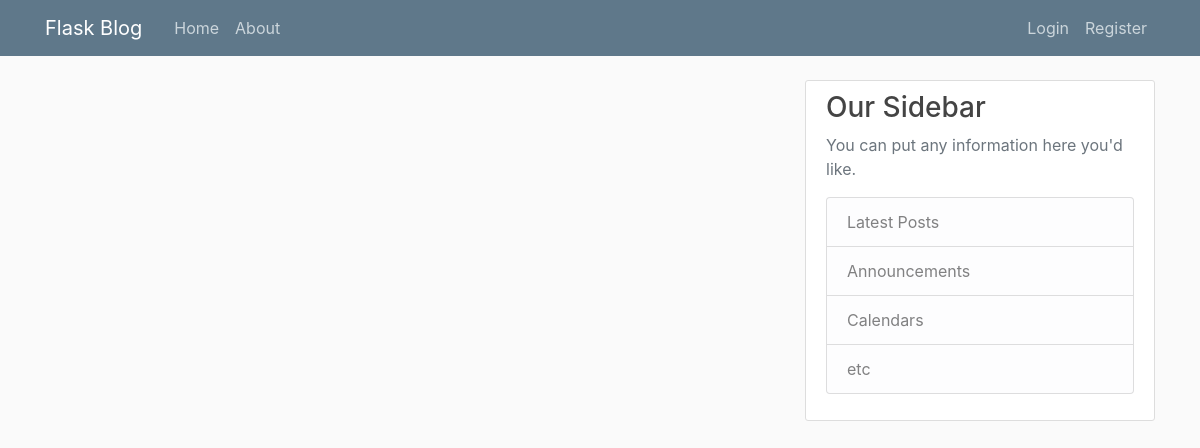
The page /index on the database as committed earlier.
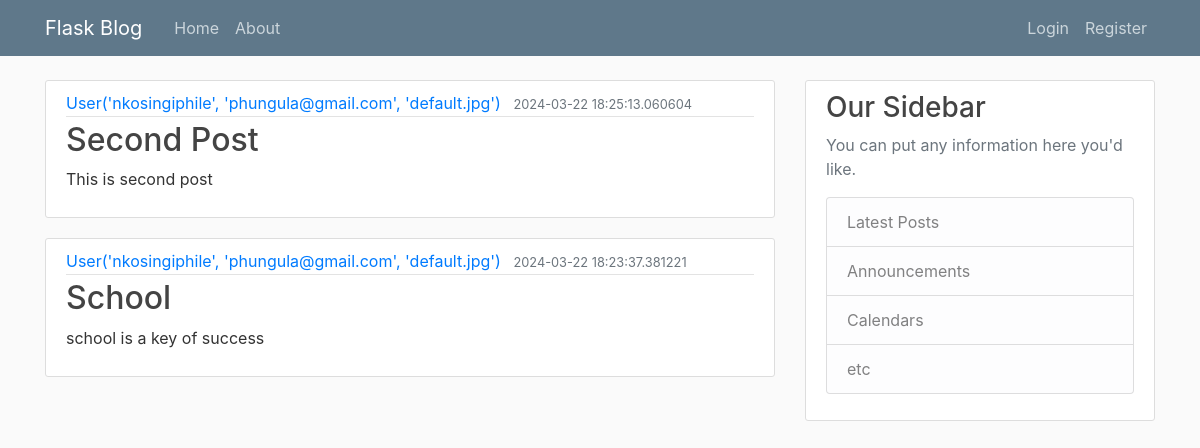
The same page on the database as committed later.
### flask_blog/models.py (models this page shows, shortened)
class Post(db.Model):
    id = db.Column(db.Integer, primary_key=True)
    title = db.Column(db.String(100), nullable=False)
    date_posted = db.Column(db.DateTime, nullable=False, default=datetime.datetime.now(datetime.timezone.utc))
    content = db.Column(db.Text, nullable=False)
    user_id = db.Column(db.Integer, db.ForeignKey('user.id'), nullable=False)

class User(UserMixin,db.Model):
    id = db.Column(db.Integer, primary_key=True)
    username = db.Column(db.String(20), unique=True, nullable=False)
    email = db.Column(db.String(120), unique=True, nullable=False)
    image_file = db.Column(db.String(20), nullable=False, default='default.jpg')
    password = db.Column(db.String(60), nullable=False)
    posts = db.relationship('Post', backref='author', lazy=True)
    def __repr__(self):
        return f"User('{self.username}', '{self.email}', '{self.image_file}')"

### flask_blog/routes.py (the view)
@app.route('/')
@app.route('/index')
def index():
    page = request.args.get('page', 1, type=int)
    posts = Post.query.order_by(Post.date_posted.desc()).paginate(page=page, per_page=5)
    return render_template('index.html', posts=posts, title='Home page')

### flask_blog/templates/index.html
{% extends "layout.html"%}
{%block content%}
    {% for post in posts %}
        <article class="media content-section">
          <div class="media-body">
            <div class="article-metadata">
              <a class="mr-2" href="#">{{ post.author }}</a>
              <small class="text-muted">{{ post.date_posted }}</small>
            </div>
            <h2><a class="article-title" href="#">{{ post.title }}</a></h2>
            <p class="article-content">{{ post.content }}</p>
          </div>
        </article>
{%endfor%}
{%endblock content%}

### flask_blog/templates/layout.html (shortened to what this page needs)
<!DOCTYPE html>
<html lang="en">
<head>
    <link rel="stylesheet" href="https://maxcdn.bootstrapcdn.com/bootstrap/4.0.0/css/bootstrap.min.css">
    <link rel="stylesheet" type="text/css" href="{{ url_for('static', filename='main.css') }}">
</head>
<body>
    <header class="site-header">
      <nav class="navbar navbar-expand-md navbar-dark bg-steel fixed-top">
        <div class="container">
          <a class="navbar-brand mr-4" href="/">Flask Blog</a>
          <div class="collapse navbar-collapse" id="navbarToggle">
            <div class="navbar-nav mr-auto">
              <a class="nav-item nav-link" href="{{url_for('index')}}">Home</a>
              <a class="nav-item nav-link" href="{{url_for('about')}}">About</a>
            </div>
            <div class="navbar-nav">
              {%if current_user.is_authenticated%}
              <a class="nav-item nav-link" href="{{url_for('new_post')}}">New Post</a>
              <a class="nav-item nav-link" href="{{url_for('account')}}">Account</a>
              <a class="nav-item nav-link" href="{{url_for('logout')}}">Logout</a>
              {%else%}
              <a class="nav-item nav-link" href="{{url_for('login')}}">Login</a>
              <a class="nav-item nav-link" href="{{url_for('register')}}">Register</a>
              {%endif%}
            </div>
          </div>
        </div>
      </nav>
    </header>
     <main role="main" class="container">
      <div class="row">
        <div class="col-md-8">
          {% block content %}{% endblock %}
        </div>
        <div class="col-md-4">
          <div class="content-section">
            <h3>Our Sidebar</h3>
            <p class='text-muted'>You can put any information here you'd like.
              <ul class="list-group">
                <li class="list-group-item list-group-item-light">Latest Posts</li>
                <li class="list-group-item list-group-item-light">Announcements</li>
                <li class="list-group-item list-group-item-light">Calendars</li>
                <li class="list-group-item list-group-item-light">etc</li>
              </ul>
            </p>
          </div>
        </div>
      </div>
    </main>
</body>
</html>

### flask_blog/static/main.css (style rules this page uses)
body { background: #fafafa; color: #333333; margin-top: 5rem; }
h1, h2, h3, h4, h5, h6 { color: #444444; }
.bg-steel { background-color: #5f788a; }
.site-header .navbar-nav .nav-link { color: #cbd5db; }
.content-section { background: #ffffff; padding: 10px 20px; border: 1px solid #dddddd; border-radius: 3px; margin-bottom: 20px; }
.article-title { color: #444444; }
.article-content { white-space: pre-line; }
.article-metadata { padding-bottom: 1px; margin-bottom: 4px; border-bottom: 1px solid #e3e3e3 }

Rows that differ between the two databases and show on the page:
added Post: author "User('nkosingiphile', 'phungula@gmail.com', 'default.jpg')", date_posted "2024-03-22 18:25:13.060604", title "Second Post", content "This is second post"
added Post: author "User('nkosingiphile', 'phungula@gmail.com', 'default.jpg')", date_posted "2024-03-22 18:23:37.381221", title "School", content "school is a key of success"
